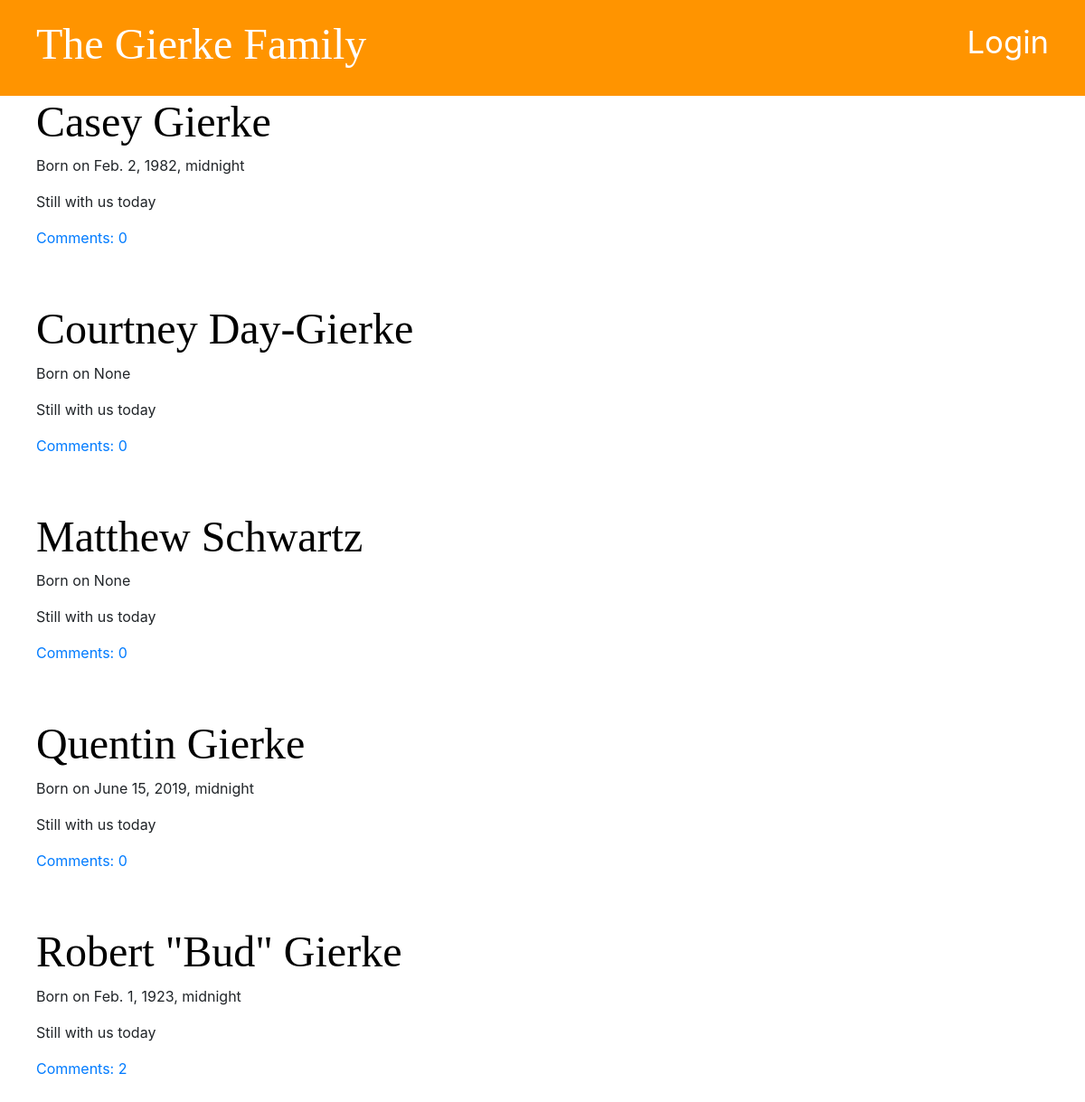
Before: / with the older database file.
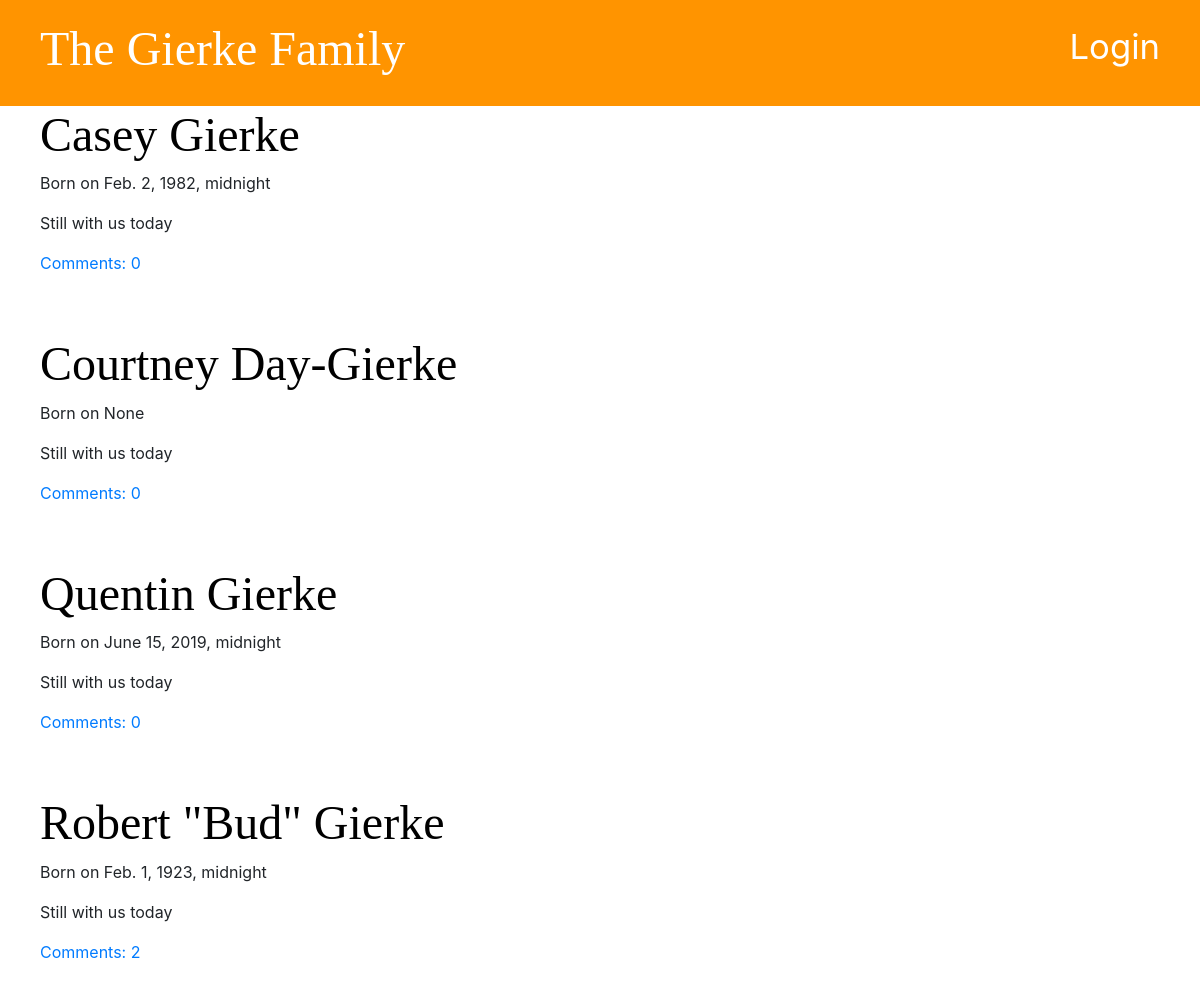
After: the same page with the newer database file.
### blog/models.py (models this page shows, shortened)
class Post(models.Model):
	author = models.ForeignKey('auth.User', on_delete=models.CASCADE)
	name = models.CharField(max_length=200, unique=True)
	date_of_birth = models.DateTimeField(blank=True, null=True)
	date_deceased = models.DateTimeField(blank=True, null=True)
	parents = models.CharField(max_length=100, blank=True, null=True)
	spouse = models.CharField(max_length=100, blank=True, null=True)
	children =  models.CharField(max_length=300, blank=True, null=True)
	city =  models.CharField(max_length=100, blank=True, null=True)
	text = models.TextField()
	picture = models.ImageField(blank=True, upload_to='images/', default='images/IMG_3232.JPG')
	created_date = models.DateTimeField(default=timezone.now)
	published_date = models.DateTimeField(blank=True, null=True)
	def approved_comments(self):
		return self.comments.filter(approved=True)

### blog/views.py (the view)
# urls.py: path('', views.post_list, name='post_list'),
def post_list(request):
	posts = Post.objects.order_by('name')
	stuff_for_frontend = {'posts': posts}
	return render(request, 'blog/post_list.html', stuff_for_frontend)

### blog/templatetags/markdownify.py (called while the page is built)
@register.filter
def markdown(value):
    renderer = HighlightRenderer()
    markdown = mistune.Markdown(renderer=renderer)
    return markdown(value)

### blog/templates/blog/post_list.html (shortened to what this page needs)
{% extends 'blog/base.html' %}
{% load markdownify %}
{% block content %}
	{% for post in posts %}
		<div class="post">
			<h1><a href="{% url 'post_detail' pk=post.pk %}">{{ post.name }}</a></h1>
			<div>
				<p>Born on {{ post.date_of_birth }}</p>
				{% if post.deceased_date is not None %}
					<p>Died on {{ post.deceased_date }}</p>
				{% else %}
					<p>Still with us today</p>
				{% endif %}
				<a href="{% url 'post_detail' pk=post.pk %}">Comments: {{ post.approved_comments.count }}</a>
			</div>
		</div>
	{% endfor %}
{% endblock %}

Changed rows visible on the page:
removed Post: name "Matthew Schwartz", date_of_birth "None", approved_comments.count "0"
